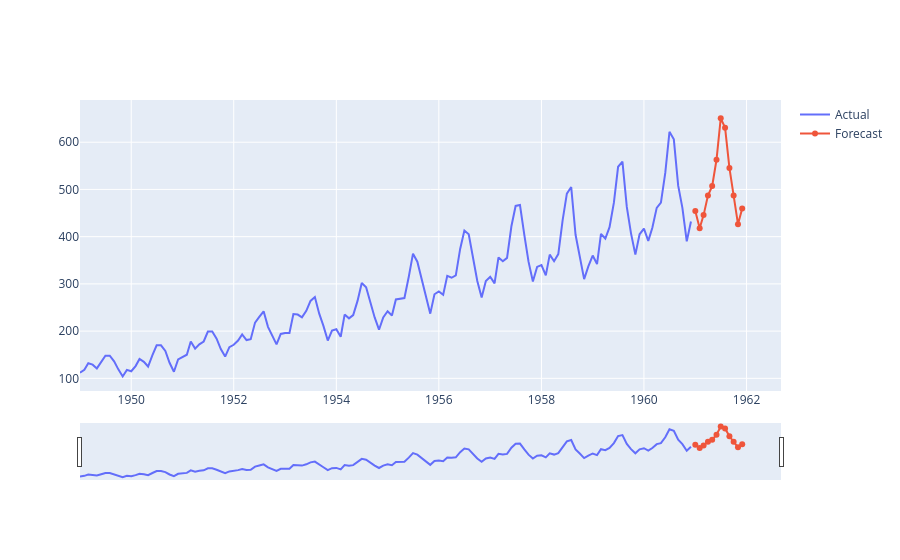

The cell this chart's notebook holds for it:
### Code cell
fig = go.Figure()

# lineplot dataset awal
fig.add_trace(go.Scatter(name='Actual', x=df['Date'], y=df['Passengers']))

# lineplot hasil forecasting
fig.add_trace(go.Scatter(name='Forecast', x=df_forecast['Date'], y=df_forecast['Passengers']))          # forecast

fig.update_xaxes(rangeslider_visible = True)
fig.show()

### Figure 1 — Plotly figure (JSON) as saved in the notebook; plotly's stock layout.template omitted (floating-point values rounded to 4 significant figures; data arrays with more than 128 entries replaced by an {"elided": "..."} marker saying what was removed)
{"data": [{"name": "Actual", "type": "scatter", "x": {"elided": "144 str values"}, "y": {"elided": "144 int values"}}, {"name": "Forecast", "type": "scatter", "x": ["1961-1-01", "1961-2-01", "1961-3-01", "1961-4-01", "1961-5-01", "1961-6-01", "1961-7-01", "1961-8-01", "1961-9-01", "1961-10-01", "1961-11-01", "1961-12-01"], "y": [454.5, 417.8, 445.6, 486.9, 507.0, 562.8, 650.6, 630.8, 545.5, 487.2, 426.3, 459.5]}], "layout": {"xaxis": {"rangeslider": {"visible": true}}}}
